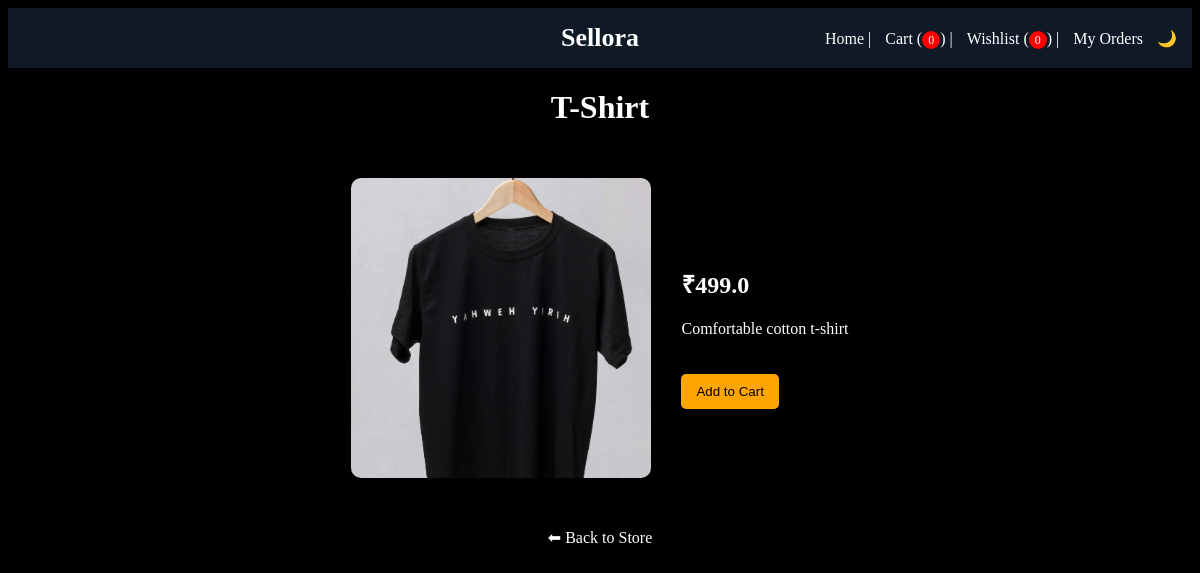
/product/1/, run on the app's committed database.
### store/models.py (models this page shows, shortened)
class Product(models.Model):
    CATEGORY_CHOICES = [
        ('men', 'Men'),
        ('women', 'Women'),
        ('watches', 'Watches'),
        ('accessories', 'Accessories'),
    ]
    name = models.CharField(max_length=200)
    description = models.TextField()
    price = models.FloatField()
    image = models.ImageField(upload_to='products/')
    category = models.CharField(max_length=50, choices=CATEGORY_CHOICES)

### store/views.py (the view)
# urls.py: path('product/<int:id>/', views.product_detail),
def product_detail(request, id):
    product = Product.objects.get(id=id)
    return render(request, 'store/product_detail.html', {
        'product': product
    })

### store/templates/store/product_detail.html (shortened to what this page needs)
<!DOCTYPE html>
<html>
<head>
</head>
<body>
<div class="navbar">
    <div class="nav-center">
        Sellora
    </div>
    <div class="nav-right">
        <a href="/">Home</a>
        | <a href="/cart">Cart (<span id="cart-count">0</span>)</a>
        | <a href="/wishlist">Wishlist (<span id="wishlist-count">0</span>)</a>
        | <a href="/my-orders">My Orders</a>
        <span class="toggle" onclick="toggleMode()">🌙</span>
    </div>
</div>
<h1 style="text-align:center;">{{ product.name }}</h1>
<div class="container">
    {% if product.image %}
        <img src="{{ product.image.url }}">
    {% endif %}
    <div class="details">
        <h2>₹{{ product.price }}</h2>
        <p>{{ product.description }}</p>
        <button onclick="addToCart('{{ product.name|escapejs }}', '{{ product.price }}')">
            Add to Cart
        </button>
    </div>
</div>
<a href="/" class="back">⬅ Back to Store</a>
</body>
</html>

### store/templates/store/product_detail.html (style rules this page uses)
body { background: black; color: white; }
a { color:white; }
.navbar { background: #0f1a26; color: white; padding: 15px; display: flex; align-items: center; }
.nav-center { width: 34%; text-align: center; font-size: 26px; font-weight: bold; }
.nav-right { width: 33%; text-align: right; }
.nav-right a { color: white; margin-left: 10px; text-decoration: none; }
.toggle { cursor: pointer; margin-left: 10px; }
#cart-count, #wishlist-count { background: red; color: white; padding: 2px 6px; border-radius: 50%; font-size: 12px; }
.container { display: flex; gap: 30px; padding: 30px; align-items: center; justify-content: center; }
img { width: 300px; height: 300px; object-fit: cover; border-radius: 10px; }
.details { max-width: 400px; }
button { background: orange; border: none; padding: 10px 15px; margin-top: 20px; cursor: pointer; border-radius: 5px; }
a.back { display: block; text-align: center; margin-top: 20px; text-decoration: none; }

### data on the page
Product: name "T-Shirt", image (picture), price "499.0", description "Comfortable cotton t-shirt"
